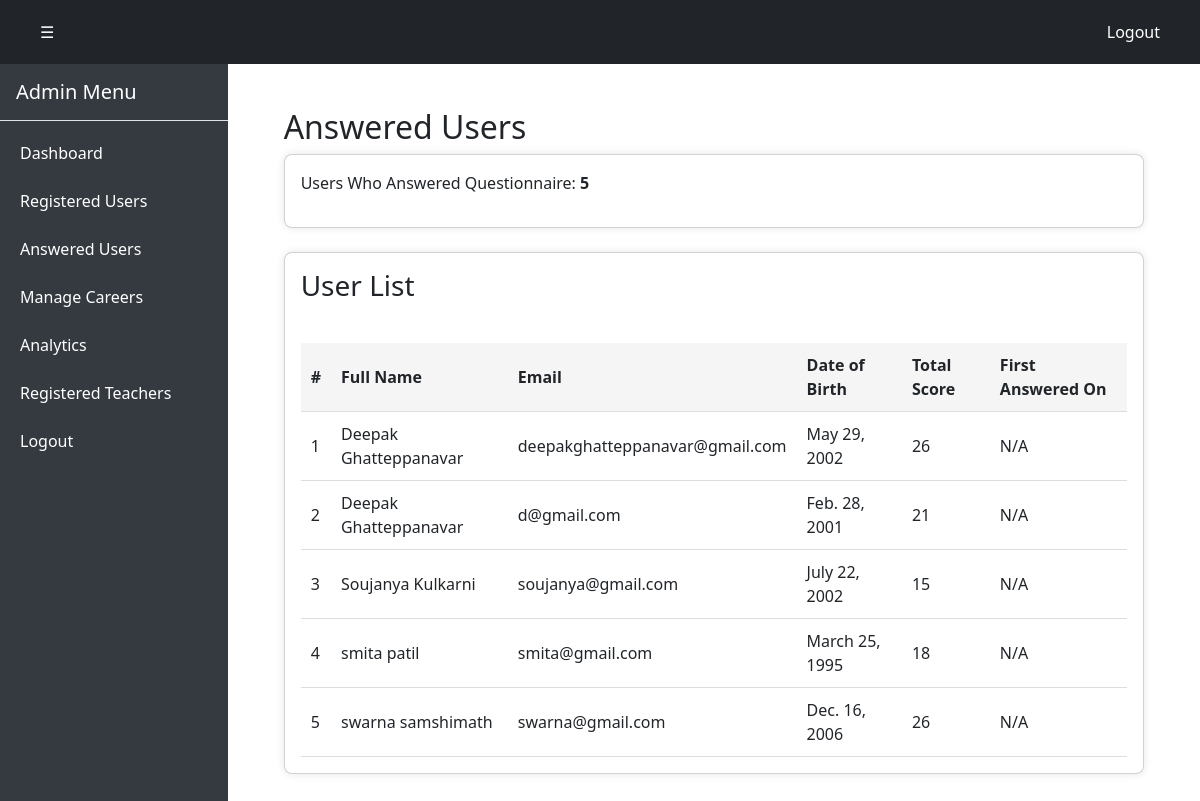
/answered-users/ (signed in), run on the app's committed database.
### new_app/models.py (models this page shows)
class Student(models.Model):
    user = models.OneToOneField(User, on_delete=models.CASCADE)
    first_name = models.CharField(max_length=50)
    last_name = models.CharField(max_length=50)
    email = models.EmailField(unique=True)
    date_of_birth = models.DateField()
    is_active = models.BooleanField(default=True)
    created_at = models.DateTimeField(auto_now_add=True)

class Answer(models.Model):
    student = models.ForeignKey(Student, on_delete=models.CASCADE)
    question = models.ForeignKey(Question, on_delete=models.CASCADE)
    score = models.IntegerField()

### new_app/views.py (the view)
# urls.py: path('answered-users/', views.answered_users, name='answered_users'),
@login_required
def answered_users(request):
    if not request.user.is_staff:
        return redirect('admin_login')
    answered_students = Student.objects.filter(answer__isnull=False, is_active=True) \
        .annotate(total_score=Sum('answer__score')).distinct()
    return render(request, 'admin1/answered_users.html', {
        'answered_users': answered_students.count(),
        'students': answered_students
    })

### new_app/templates/admin1/answered_users.html (shortened to what this page needs)
{% extends 'admin1/base1.html' %}
{% block content %}
<div class="form-container">
    <h2 class="text-2xl font-bold mb-6">Answered Users</h2>
    <div class="card">
        <p class="text-lg">Users Who Answered Questionnaire: <strong>{{ answered_users }}</strong></p>
    </div>
    <div class="card">
        <h3 class="text-xl font-semibold mb-4">User List</h3>
        {% if students %}
        <table>
            <thead>
                <tr>
                    <th>#</th>
                    <th>Full Name</th>
                    <th>Email</th>
                    <th>Date of Birth</th>
                    <th>Total Score</th>
                    <th>First Answered On</th>
                </tr>
            </thead>
            <tbody>
                {% for student in students %}
                <tr>
                    <td>{{ forloop.counter }}</td>
                    <td>{{ student.first_name }} {{ student.last_name }}</td>
                    <td>{{ student.email }}</td>
                    <td>{{ student.date_of_birth }}</td>
                    <td>{{ student.total_score|default:"0" }}</td>
                    <td>{{ student.answer_set.first.created_at|date:"Y-m-d H:i"|default:"N/A" }}</td>
                </tr>
                {% empty %}
                <tr>
                    <td colspan="6">No users have answered the questionnaire yet.</td>
                </tr>
                {% endfor %}
            </tbody>
        </table>
        {% else %}
        <p>No users have answered the questionnaire yet.</p>
        {% endif %}
    </div>
</div>
{% endblock %}

### new_app/templates/admin1/base1.html (style rules this page uses)
body { margin: 0; padding: 0; }
.form-container { max-width: 1000px; margin: 0 auto; }

### new_app/templates/admin1/answered_users.html (style rules this page uses)
table { width: 100%; border-collapse: collapse; margin-top: 16px; }
th, td { padding: 10px; text-align: left; border-bottom: 1px solid #ddd; }
th { background-color: #f5f5f5; font-weight: 600; }
.form-container { padding: 24px; }
.card { background-color: white; padding: 16px; border-radius: 8px; box-shadow: 0 0 8px rgba(0,0,0,0.1); margin-bottom: 24px; }

### data on the page
Student: first_name "Deepak", last_name "Ghatteppanavar", email "deepakghatteppanavar@gmail.com", date_of_birth "May 29, 2002", total_score "26", answer_set.first.created_at "N/A"
Student: first_name "Deepak", last_name "Ghatteppanavar", email "d@gmail.com", date_of_birth "Feb. 28, 2001", total_score "21", answer_set.first.created_at "N/A"
Student: first_name "Soujanya", last_name "Kulkarni", email "soujanya@gmail.com", date_of_birth "July 22, 2002", total_score "15", answer_set.first.created_at "N/A"
Student: first_name "smita", last_name "patil", email "smita@gmail.com", date_of_birth "March 25, 1995", total_score "18", answer_set.first.created_at "N/A"
Student: first_name "swarna", last_name "samshimath", email "swarna@gmail.com", date_of_birth "Dec. 16, 2006", total_score "26", answer_set.first.created_at "N/A"

### other printed values
{{ answered_users }} "5"
